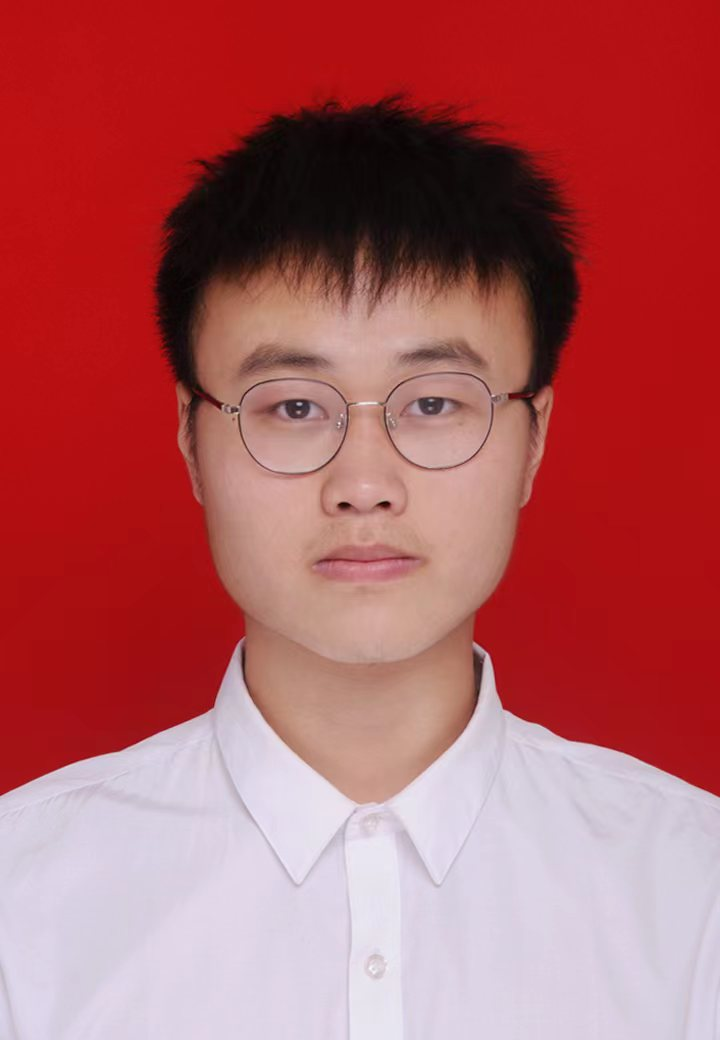
#> input picture me.jpg, 720 x 1040 px
$ python Exercise.py
#> lines starting #> are read from the running program, lines starting #| are printed output that depends on the picture
import cv2
from PIL import Image
#读取彩色图像
color_img = cv2.imread(r'me.jpg')
#> color_img is the input picture: shape (1040, 720, 3); mean B, G, R 95.6, 92.2, 176
#在窗口中显示图像，该窗口和图像的原始大小自适应

#cvtColor的第一个参数是处理的图像，第二个是RGB2GRAY
gray_img=cv2.cvtColor(color_img,cv2.COLOR_RGB2GRAY)
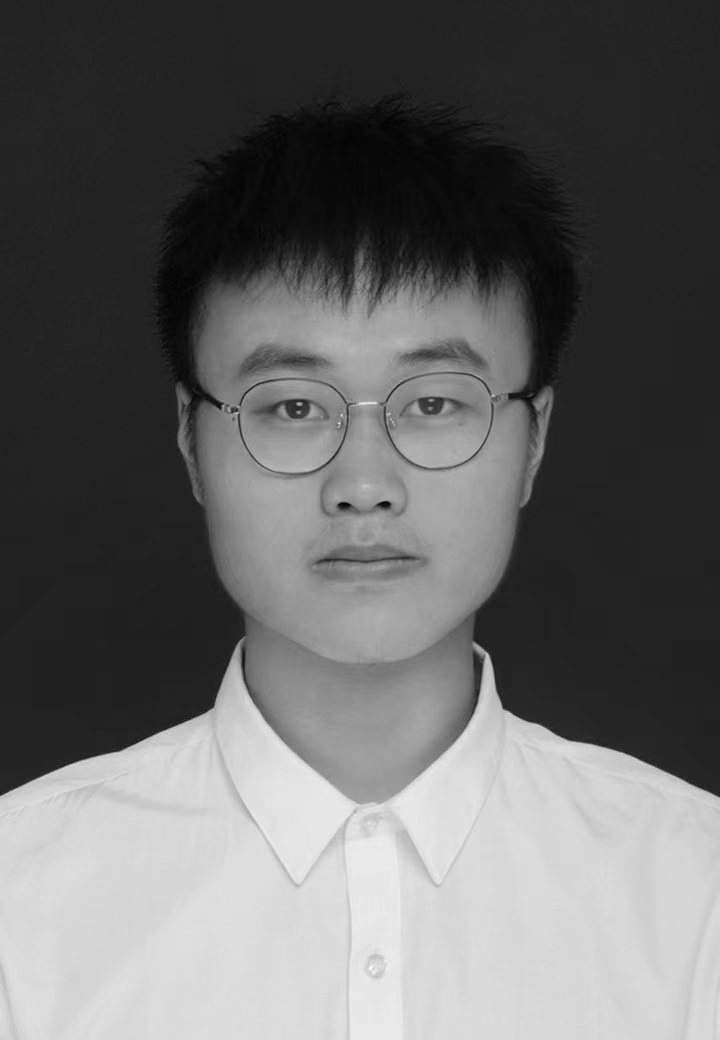
#> gray_img: shape (1040, 720); min 2, max 254, mean 102.7
cv2.imshow('original image',gray_img)
#gray_img此时还是二维矩阵表示,所以要实现array到image的转换
#gray=Image.fromarray(gray_img)
blur  = cv2.medianBlur(gray_img, 3)
cv2.imshow('blur',blur)
clahe = cv2.createCLAHE(clipLimit=2.0, tileGridSize=(8, 8))#生成自适应均衡化图像
dst2 = clahe.apply(blur)
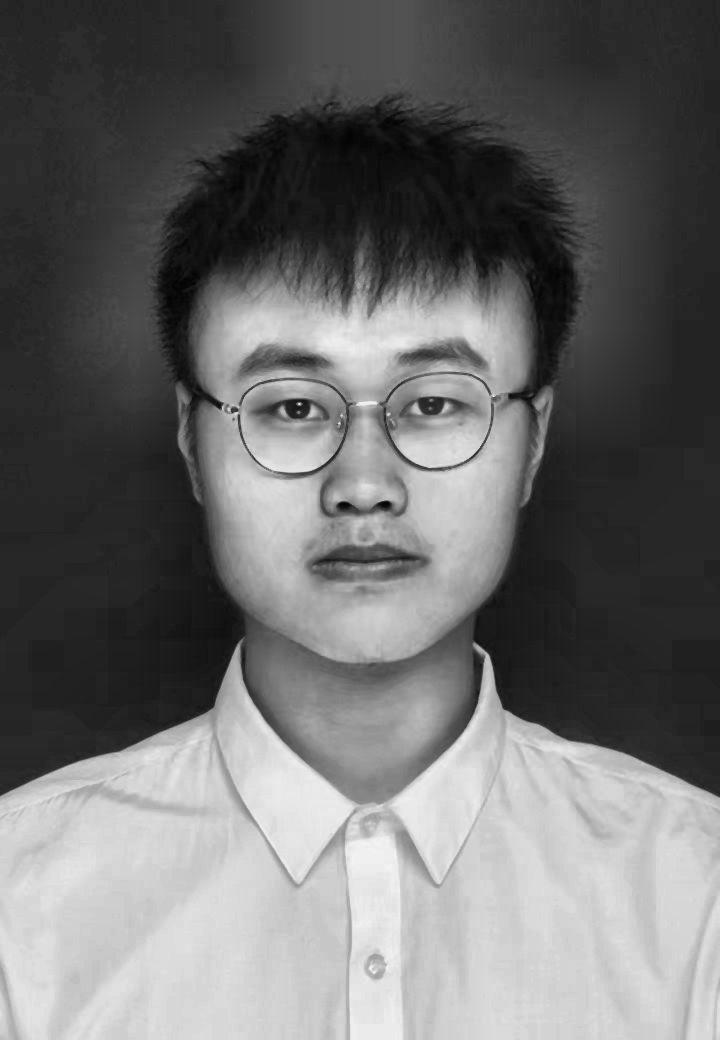
#> dst2: shape (1040, 720); min 3, max 245, mean 109
cv2.imshow("dst2", dst2)
#将图片保存到当前路径下，参数为保存的文件名
#gray.save('gray.jpg')
#cv2.imshow('Gray Image',gray_img)
#如果想让窗口持久停留，需要使用该函数
cv2.waitKey(0)
